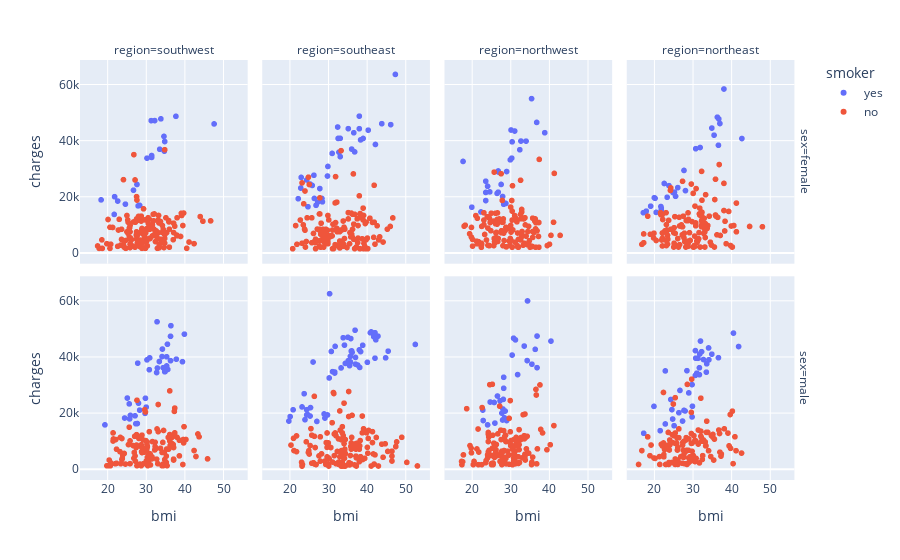

Notebook code cell kept with this figure:
### Code cell
fig = px.scatter(df, x="bmi", y="charges", color="smoker", facet_col= "region", facet_row= 'sex')
fig.show()

### Figure 1 — Plotly figure (JSON) as saved in the notebook; plotly's stock layout.template omitted (floating-point values rounded to 4 significant figures; data arrays with more than 128 entries replaced by an {"elided": "..."} marker saying what was removed)
{"data": [{"hovertemplate": "smoker=yes<br>sex=female<br>region=southwest<br>bmi=%{x}<br>charges=%{y}<extra></extra>", "legendgroup": "yes", "marker": {"color": "#636efa", "symbol": "circle"}, "mode": "markers", "name": "yes", "showlegend": true, "type": "scattergl", "x": [27.9, 34.8, 31.3, 28.3, 37.7, 32.2, 31.4, 33.8, 21.7, 22.6, 33.5, 27.6, 47.6, 24.6, 18.3, 31.4, 26.7, 34.6, 21.8, 30.2, 34.7], "xaxis": "x5", "y": [16880.0, 39840.0, 47290.0, 17080.0, 48820.0, 47310.0, 34840.0, 47930.0, 13840.0, 18610.0, 37080.0, 24520.0, 46110.0, 17500.0, 19020.0, 34170.0, 22480.0, 41660.0, 20170.0, 33900.0, 36400.0], "yaxis": "y5"}, {"hovertemplate": "smoker=yes<br>sex=female<br>region=southeast<br>bmi=%{x}<br>charges=%{y}<extra></extra>", "legendgroup": "yes", "marker": {"color": "#636efa", "symbol": "circle"}, "mode": "markers", "name": "yes", "showlegend": false, "type": "scattergl", "x": [26.29, 22.88, 24.75, 29.92, 27.94, 36.85, 36.08, 22.22, 26.84, 28.38, 38.06, 47.41, 46.2, 36.63, 33.11, 25.3, 22.99, 43.89, 38.06, 39.05, 38.39, 26.4, 27.83, 42.24, 32.78, 29.81, 32.45, 33.11, 31.02, 35.2, 25.85, 32.56, 28.49, 27.28, 24.42, 40.37], "xaxis": "x6", "y": [27810.0, 23240.0, 16580.0, 30940.0, 19110.0, 36150.0, 37130.0, 19440.0, 17090.0, 19520.0, 48890.0, 63770.0, 45860.0, 42970.0, 34440.0, 24670.0, 27040.0, 46200.0, 44400.0, 40930.0, 40420.0, 19540.0, 23070.0, 38790.0, 36020.0, 27530.0, 45010.0, 40970.0, 35600.0, 44420.0, 24180.0, 40940.0, 18330.0, 18220.0, 26130.0, 43900.0], "yaxis": "y6"}, {"hovertemplate": "smoker=yes<br>sex=female<br>region=northwest<br>bmi=%{x}<br>charges=%{y}<extra></extra>", "legendgroup": "yes", "marker": {"color": "#636efa", "symbol": "circle"}, "mode": "markers", "name": "yes", "showlegend": false, "type": "scattergl", "x": [22.42, 31.16, 17.77, 26.6, 28.31, 26.98, 34.1, 30.21, 28.31, 23.66, 38.95, 32.77, 28.88, 35.53, 26.89, 26.89, 20.05, 23.66, 30.5, 28.02, 24.7, 30.4, 36.86, 32.49, 24.13, 30.02, 27.64, 23.66, 29.07], "xaxis": "x7", "y": [14710.0, 43580.0, 32730.0, 21350.0, 18030.0, 28950.0, 39980.0, 43940.0, 17470.0, 25680.0, 42980.0, 40000.0, 17750.0, 55140.0, 29330.0, 21770.0, 16420.0, 21680.0, 39730.0, 20230.0, 21880.0, 33910.0, 46660.0, 36900.0, 23890.0, 33310.0, 24540.0, 18770.0, 29140.0], "yaxis": "y7"}, {"hovertemplate": "smoker=yes<br>sex=female<br>region=northeast<br>bmi=%{x}<br>charges=%{y}<extra></extra>", "legendgroup": "yes", "marker": {"color": "#636efa", "symbol": "circle"}, "mode": "markers", "name": "yes", "showlegend": false, "type": "scattergl", "x": [31.92, 23.37, 36.67, 27.74, 28.12, 36.77, 22.61, 36.38, 24.89, 17.95, 20.23, 17.2, 38.09, 21.85, 21.75, 26.12, 30.78, 35.53, 23.84, 37.05, 20.05, 20.52, 34.96, 19.09, 42.75, 25.27, 25.55, 21.66, 21.85], "xaxis": "x8", "y": [37700.0, 19960.0, 38510.0, 29520.0, 22330.0, 47900.0, 24870.0, 48520.0, 21660.0, 15010.0, 19590.0, 14460.0, 58570.0, 15360.0, 16660.0, 23400.0, 37270.0, 42110.0, 24110.0, 46260.0, 19800.0, 14570.0, 44640.0, 16780.0, 40900.0, 21770.0, 20300.0, 14280.0, 16120.0], "yaxis": "y8"}, {"hovertemplate": "smoker=yes<br>sex=male<br>region=southwest<br>bmi=%{x}<br>charges=%{y}<extra></extra>", "legendgroup": "yes", "marker": {"color": "#636efa", "symbol": "circle"}, "mode": "markers", "name": "yes", "showlegend": false, "type": "scattergl", "x": [35.3, 36.3, 35.6, 36.4, 39.9, 28, 19.3, 34.8, 34.2, 27.7, 30.8, 32.9, 30, 25.1, 25.7, 34.4, 28.3, 37.8, 25.6, 34.1, 35.3, 35.5, 27.1, 24.4, 29.7, 30.2, 25.9, 32.7, 30.9, 29.8, 32.8, 33.4, 27.3, 36.3, 39.4, 34.9, 27.8], "xaxis": "x", "y": [36840.0, 38711, 35590.0, 51190.0, 48170.0, 23570.0, 15820.0, 34780.0, 42860.0, 16300.0, 35490.0, 36090.0, 22140.0, 25380.0, 17940.0, 36200.0, 21080.0, 39240.0, 23310.0, 40180.0, 40100.0, 44590.0, 19040.0, 18260.0, 19930.0, 39000.0, 19200.0, 34470.0, 39730.0, 25310.0, 52590.0, 38420.0, 16230.0, 47400.0, 38340.0, 34830.0, 37830.0], "yaxis": "y"}, {"hovertemplate": "smoker=yes<br>sex=male<br>region=southeast<br>bmi=%{x}<br>charges=%{y}<extra></extra>", "legendgroup": "yes", "marker": {"color": "#636efa", "symbol": "circle"}, "mode": "markers", "name": "yes", "showlegend": false, "type": "scattergl", "x": [42.13, 35.2, 34.43, 31.68, 23.98, 37.62, 35.09, 25.3, 24.42, 35.53, 24.64, 34.21, 42.35, 19.8, 45.54, 25.41, 35.97, 40.15, 33.88, 35.86, 23.21, 30.25, 26.07, 42.13, 38.06, 31.13, 35.75, 24.42, 29.15, 38.17, 20.9, 31.79, 28.93, 38.94, 40.92, 42.9, 30.8, 20.13, 36.08, 37.07, 52.58, 41.14, 37.07, 31.68, 36.19, 38.39, 33.33, 35.75, 44.88, 29.81, 41.8, 36.96, 23.76, 27.06, 30.36], "xaxis": "x2", "y": [39610.0, 38710.0, 37740.0, 34300.0, 17660.0, 37170.0, 47060.0, 18970.0, 21220.0, 36950.0, 19520.0, 44260.0, 46150.0, 17180.0, 42110.0, 21980.0, 42120.0, 38130.0, 46890.0, 46600.0, 22220.0, 32550.0, 38250.0, 48680.0, 42560.0, 34810.0, 40270.0, 19360.0, 18250.0, 36310.0, 21200.0, 43810.0, 19720.0, 44200.0, 48670.0, 47460.0, 42000.0, 18770.0, 42210.0, 37480.0, 44500.0, 48970.0, 39870.0, 34670.0, 41680.0, 41950.0, 36120.0, 38280.0, 39720.0, 19350.0, 47270.0, 49580.0, 26930.0, 17040.0, 62590.0], "yaxis": "y2"}, {"hovertemplate": "smoker=yes<br>sex=male<br>region=northwest<br>bmi=%{x}<br>charges=%{y}<extra></extra>", "legendgroup": "yes", "marker": {"color": "#636efa", "symbol": "circle"}, "mode": "markers", "name": "yes", "showlegend": false, "type": "scattergl", "x": [36.95, 22.89, 28.02, 28.69, 30.5, 29.07, 33.63, 31.92, 36.95, 34.39, 36.48, 27.36, 26.7, 28.31, 25.84, 40.56, 28.31, 31.35, 28.5, 24.13, 27.84, 24.8, 22.99, 28.21, 26.03, 35.62, 34.48, 30.88, 28.12], "xaxis": "x3", "y": [47500.0, 21100.0, 17560.0, 20750.0, 40720.0, 17350.0, 43920.0, 33750.0, 36220.0, 38750.0, 42760.0, 24390.0, 26110.0, 28870.0, 23810.0, 45700.0, 32790.0, 46130.0, 18310.0, 15820.0, 20010.0, 23970.0, 17360.0, 24920.0, 16450.0, 37470.0, 60020.0, 46720.0, 21470.0], "yaxis": "y3"}, {"hovertemplate": "smoker=yes<br>sex=male<br>region=northeast<br>bmi=%{x}<br>charges=%{y}<extra></extra>", "legendgroup": "yes", "marker": {"color": "#636efa", "symbol": "circle"}, "mode": "markers", "name": "yes", "showlegend": false, "type": "scattergl", "x": [36.67, 29.83, 19.95, 31.35, 25.18, 41.9, 27.74, 17.29, 31.82, 24.32, 40.56, 32.3, 30.68, 32.77, 28.5, 33.53, 26.41, 32.02, 31.73, 34.1, 24.8, 28.02, 30.78, 28.98, 31.73, 22.89, 34.2, 34.96, 22.89, 21.57, 30.68, 27.36, 33.63, 29.83, 31.07, 29.93, 24.61, 26.7], "xaxis": "x4", "y": [39770.0, 30180.0, 22410.0, 39560.0, 15520.0, 43750.0, 20980.0, 12830.0, 41100.0, 24870.0, 48550.0, 41920.0, 42300.0, 39130.0, 35150.0, 34620.0, 20150.0, 45710.0, 36190.0, 43250.0, 17900.0, 20770.0, 39600.0, 27220.0, 33730.0, 35070.0, 39050.0, 41030.0, 16140.0, 13750.0, 33480.0, 17180.0, 37610.0, 18650.0, 34250.0, 22460.0, 21260.0, 28100.0], "yaxis": "y4"}, {"hovertemplate": "smoker=no<br>sex=female<br>region=southwest<br>bmi=%{x}<br>charges=%{y}<extra></extra>", "legendgroup": "no", "marker": {"color": "#EF553B", "symbol": "circle"}, "mode": "markers", "name": "no", "showlegend": true, "type": "scattergl", "x": {"elided": "141 float values"}, "xaxis": "x5", "y": {"elided": "141 float values"}, "yaxis": "y5"}, {"hovertemplate": "smoker=no<br>sex=female<br>region=southeast<br>bmi=%{x}<br>charges=%{y}<extra></extra>", "legendgroup": "no", "marker": {"color": "#EF553B", "symbol": "circle"}, "mode": "markers", "name": "no", "showlegend": false, "type": "scattergl", "x": {"elided": "139 float values"}, "xaxis": "x6", "y": {"elided": "139 float values"}, "yaxis": "y6"}, {"hovertemplate": "smoker=no<br>sex=female<br>region=northwest<br>bmi=%{x}<br>charges=%{y}<extra></extra>", "legendgroup": "no", "marker": {"color": "#EF553B", "symbol": "circle"}, "mode": "markers", "name": "no", "showlegend": false, "type": "scattergl", "x": {"elided": "135 float values"}, "xaxis": "x7", "y": {"elided": "135 float values"}, "yaxis": "y7"}, {"hovertemplate": "smoker=no<br>sex=female<br>region=northeast<br>bmi=%{x}<br>charges=%{y}<extra></extra>", "legendgroup": "no", "marker": {"color": "#EF553B", "symbol": "circle"}, "mode": "markers", "name": "no", "showlegend": false, "type": "scattergl", "x": {"elided": "132 float values"}, "xaxis": "x8", "y": {"elided": "132 float values"}, "yaxis": "y8"}, {"hovertemplate": "smoker=no<br>sex=male<br>region=southwest<br>bmi=%{x}<br>charges=%{y}<extra></extra>", "legendgroup": "no", "marker": {"color": "#EF553B", "symbol": "circle"}, "mode": "markers", "name": "no", "showlegend": false, "type": "scattergl", "x": [34.4, 24.6, 40.3, 20.8, 37.3, 27.4, 30.8, 37.1, 34.7, 34.1, 28.4, 39.6, 30.3, 29.2, 22.3, 33, 30.8, 27.5, 35.3, 20.9, 30.3, 30.2, 26.8, 26.6, 27.2, 36.7, 34.5, 27.6, 30.5, 34.4, 25.6, 20.4, 23.9, 30.2, 33.1, 26.9, 28.9, 38.6, 29.6, 23.4, 37.4, 39.6, 34.3, 28.7, 43.4, 28.7, 30.4, 35.7, 30.8, 21.4, 23.8, 30.5, 30.2, 20.7, 32.6, 31.4, 38, 36.1, 29.3, 39.7, 42.4, 28.7, 36.1, 20.3, 36.2, 28.9, 36.6, 37.4, 35.4, 21.4, 23.7, 27, 35.2, 32.3, 36.1, 27.6, 22.3, 37.1, 33.7, 33.1, 31.5, 31.1, 28.1, 25.4, 29.9, 43.7, 36.2, 30.1, 28.8, 34.8, 39.5, 39.8, 31, 23.2, 25.8, 35.8, 27.1, 25.8, 29.6, 37, 31.6, 31.5, 22.1, 32.7, 28.6, 29.8, 30, 29.9, 32.8, 45.9, 32.3, 21.5, 34.1, 35.2, 37.1, 23.3, 24.3, 29.4, 19.8, 37.1, 27.5, 23.7, 22, 32.2, 42.9, 38.6], "xaxis": "x", "y": [1827.0, 1837.0, 10600.0, 2302.0, 20630.0, 7727.0, 4647.0, 7740.0, 6082.0, 1261.0, 1843.0, 10450.0, 8117.0, 10440.0, 7147.0, 1980.0, 5254.0, 12330.0, 7197.0, 1832.0, 4261.0, 7441.0, 3906.0, 8444.0, 2866.0, 9145.0, 13820.0, 24600.0, 4751.0, 1262.0, 14990.0, 3260.0, 5080.0, 8968.0, 23080.0, 5970.0, 5927.0, 4762.0, 7512.0, 1970.0, 21800.0, 10600.0, 9563.0, 1254.0, 12570.0, 8028.0, 1256.0, 11360.0, 13390.0, 12960.0, 3848.0, 2494.0, 9725.0, 1243.0, 7442.0, 3659.0, 11370.0, 10090.0, 1978.0, 9391.0, 6666.0, 8703.0, 12360.0, 1242.0, 8068.0, 12150.0, 11260.0, 12980.0, 1263.0, 10070.0, 3484.0, 11740.0, 2417.0, 8063.0, 27940.0, 1252.0, 2103.0, 3598.0, 7446.0, 13390.0, 4402.0, 1526.0, 10970.0, 8782.0, 6600.0, 11580.0, 8458.0, 6849.0, 6282.0, 3443.0, 1683.0, 15170.0, 5488.0, 6250.0, 10100.0, 7160.0, 4746.0, 1973.0, 21230.0, 8799.0, 9850.0, 4076.0, 10580.0, 3591.0, 11250.0, 20420.0, 2904.0, 10210.0, 14360.0, 3693.0, 9630.0, 10790.0, 5980.0, 4671.0, 12350.0, 11350.0, 5615.0, 6059.0, 1242.0, 3277.0, 8615.0, 10960.0, 1965.0, 6876.0, 4536.0, 10330.0], "yaxis": "y"}, {"hovertemplate": "smoker=no<br>sex=male<br>region=southeast<br>bmi=%{x}<br>charges=%{y}<extra></extra>", "legendgroup": "no", "marker": {"color": "#EF553B", "symbol": "circle"}, "mode": "markers", "name": "no", "showlegend": false, "type": "scattergl", "x": {"elided": "134 float values"}, "xaxis": "x2", "y": {"elided": "134 float values"}, "yaxis": "y2"}, {"hovertemplate": "smoker=no<br>sex=male<br>region=northwest<br>bmi=%{x}<br>charges=%{y}<extra></extra>", "legendgroup": "no", "marker": {"color": "#EF553B", "symbol": "circle"}, "mode": "markers", "name": "no", "showlegend": false, "type": "scattergl", "x": {"elided": "132 float values"}, "xaxis": "x3", "y": {"elided": "132 float values"}, "yaxis": "y3"}, {"hovertemplate": "smoker=no<br>sex=male<br>region=northeast<br>bmi=%{x}<br>charges=%{y}<extra></extra>", "legendgroup": "no", "marker": {"color": "#EF553B", "symbol": "circle"}, "mode": "markers", "name": "no", "showlegend": false, "type": "scattergl", "x": [29.83, 26.22, 23.84, 37.05, 27.36, 28.5, 26.89, 25.46, 32.2, 28.59, 23.75, 22.42, 32.49, 28.21, 18.91, 15.96, 19.95, 41.23, 25.46, 28.98, 25.84, 27.45, 27.64, 29.64, 22.99, 27.55, 34.87, 33.25, 32.77, 37.34, 40.95, 34.1, 36.77, 33.34, 35.24, 30.4, 22.14, 35.62, 31.45, 31.35, 30.59, 31.73, 29.45, 29.64, 25.93, 27.93, 26.03, 32.11, 22.42, 30.88, 39.42, 25.46, 28.02, 35.44, 33.44, 25.46, 20.23, 26.98, 28.88, 22.7, 38.19, 33.91, 30.78, 28.5, 26.41, 26.12, 27.36, 40.47, 24.04, 33.63, 27.64, 37.43, 26.03, 39.8, 36.95, 22.52, 25.84, 22.52, 24.7, 30.5, 23.66, 21.85, 24.04, 32.11, 22.52, 27.27, 32.59, 32.11, 29.73, 18.34, 24.8, 25.75, 25.46, 21.38, 30.11, 34.67, 19.19, 29.26, 24.98, 27.74, 28.88, 23.09, 35.24, 26.41, 29.83, 42.66, 31.45, 26.03, 28.98, 24.51, 29.64, 40.28, 23.56, 32.3, 21.47, 39.14, 23.94, 16.82, 30.3, 22.7, 25.18, 26.12, 28.31, 39.71, 33.53], "xaxis": "x4", "y": [6406.0, 2721.0, 2395.0, 6080.0, 8606.0, 6799.0, 4441.0, 3645.0, 11490.0, 30260.0, 1706.0, 27380.0, 3491.0, 10410.0, 4828.0, 1695.0, 4005.0, 6610.0, 9225.0, 4041.0, 9282.0, 9618.0, 4237.0, 20280.0, 1705.0, 6747.0, 11940.0, 9723.0, 10440.0, 4668.0, 11570.0, 6600.0, 13980.0, 8334.0, 12400.0, 3482.0, 8303.0, 10740.0, 8964.0, 9290.0, 2727.0, 2255.0, 2897.0, 12730.0, 11170.0, 1967.0, 6837.0, 11760.0, 9361.0, 3858.0, 8343.0, 1708.0, 6067.0, 3269.0, 8335.0, 12910.0, 3861.0, 4435.0, 6749.0, 7173.0, 14410.0, 13140.0, 10140.0, 1712.0, 11240.0, 7730.0, 2104.0, 1984.0, 8604.0, 17130.0, 5031.0, 5429.0, 3071.0, 7448.0, 12740.0, 5210.0, 3310.0, 4429.0, 12320.0, 10070.0, 13130.0, 8891.0, 10420.0, 13560.0, 8689.0, 4661.0, 4847.0, 25330.0, 32110.0, 11530.0, 9501.0, 3280.0, 25520.0, 4500.0, 4915.0, 4519.0, 8628.0, 4438.0, 23240.0, 9958.0, 2251.0, 1705.0, 11390.0, 14390.0, 9288.0, 5757.0, 13970.0, 2102.0, 10800.0, 2396.0, 9222.0, 20710.0, 8604.0, 9964.0, 1702.0, 12890.0, 6858.0, 6641.0, 11940.0, 6986.0, 11930.0, 1709.0, 11270.0, 19500.0, 13140.0], "yaxis": "y4"}], "layout": {"annotations": [{"font": {}, "showarrow": false, "text": "region=southwest", "x": 0.115, "xanchor": "center", "xref": "paper", "y": 1, "yanchor": "bottom", "yref": "paper"}, {"font": {}, "showarrow": false, "text": "region=southeast", "x": 0.365, "xanchor": "center", "xref": "paper", "y": 1, "yanchor": "bottom", "yref": "paper"}, {"font": {}, "showarrow": false, "text": "region=northwest", "x": 0.615, "xanchor": "center", "xref": "paper", "y": 1, "yanchor": "bottom", "yref": "paper"}, {"font": {}, "showarrow": false, "text": "region=northeast", "x": 0.865, "xanchor": "center", "xref": "paper", "y": 1, "yanchor": "bottom", "yref": "paper"}, {"font": {}, "showarrow": false, "text": "sex=male", "textangle": 90, "x": 0.98, "xanchor": "left", "xref": "paper", "y": 0.2425, "yanchor": "middle", "yref": "paper"}, {"font": {}, "showarrow": false, "text": "sex=female", "textangle": 90, "x": 0.98, "xanchor": "left", "xref": "paper", "y": 0.7575, "yanchor": "middle", "yref": "paper"}], "legend": {"title": {"text": "smoker"}, "tracegroupgap": 0}, "margin": {"t": 60}, "xaxis": {"anchor": "y", "domain": [0, 0.23], "title": {"text": "bmi"}}, "xaxis2": {"anchor": "y2", "domain": [0.25, 0.48], "matches": "x", "title": {"text": "bmi"}}, "xaxis3": {"anchor": "y3", "domain": [0.5, 0.73], "matches": "x", "title": {"text": "bmi"}}, "xaxis4": {"anchor": "y4", "domain": [0.75, 0.98], "matches": "x", "title": {"text": "bmi"}}, "xaxis5": {"anchor": "y5", "domain": [0, 0.23], "matches": "x", "showticklabels": false}, "xaxis6": {"anchor": "y6", "domain": [0.25, 0.48], "matches": "x", "showticklabels": false}, "xaxis7": {"anchor": "y7", "domain": [0.5, 0.73], "matches": "x", "showticklabels": false}, "xaxis8": {"anchor": "y8", "domain": [0.75, 0.98], "matches": "x", "showticklabels": false}, "yaxis": {"anchor": "x", "domain": [0, 0.485], "title": {"text": "charges"}}, "yaxis2": {"anchor": "x2", "domain": [0, 0.485], "matches": "y", "showticklabels": false}, "yaxis3": {"anchor": "x3", "domain": [0, 0.485], "matches": "y", "showticklabels": false}, "yaxis4": {"anchor": "x4", "domain": [0, 0.485], "matches": "y", "showticklabels": false}, "yaxis5": {"anchor": "x5", "domain": [0.515, 1], "matches": "y", "title": {"text": "charges"}}, "yaxis6": {"anchor": "x6", "domain": [0.515, 1], "matches": "y", "showticklabels": false}, "yaxis7": {"anchor": "x7", "domain": [0.515, 1], "matches": "y", "showticklabels": false}, "yaxis8": {"anchor": "x8", "domain": [0.515, 1], "matches": "y", "showticklabels": false}}}
